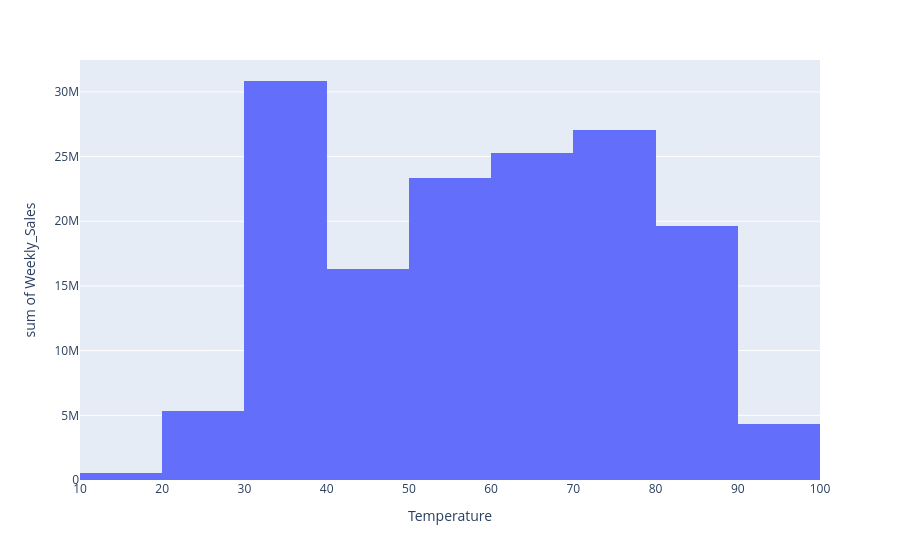

Notebook cell for this chart:
### Code cell
px.histogram(Walmart_clean, x="Temperature", y="Weekly_Sales")

### Figure 1 — Plotly figure (JSON) as saved in the notebook; plotly's stock layout.template omitted (floating-point values rounded to 4 significant figures; data arrays with more than 128 entries replaced by an {"elided": "..."} marker saying what was removed)
{"data": [{"alignmentgroup": "True", "bingroup": "x", "histfunc": "sum", "hovertemplate": "Temperature=%{x}<br>sum of Weekly_Sales=%{y}<extra></extra>", "legendgroup": "", "marker": {"color": "#636efa", "pattern": {"shape": ""}}, "name": "", "offsetgroup": "", "orientation": "v", "showlegend": false, "type": "histogram", "x": {"elided": "136 float values"}, "xaxis": "x", "y": {"elided": "136 float values"}, "yaxis": "y"}], "layout": {"barmode": "relative", "legend": {"tracegroupgap": 0}, "margin": {"t": 60}, "xaxis": {"anchor": "y", "domain": [0, 1], "title": {"text": "Temperature"}}, "yaxis": {"anchor": "x", "domain": [0, 1], "title": {"text": "sum of Weekly_Sales"}}}}
